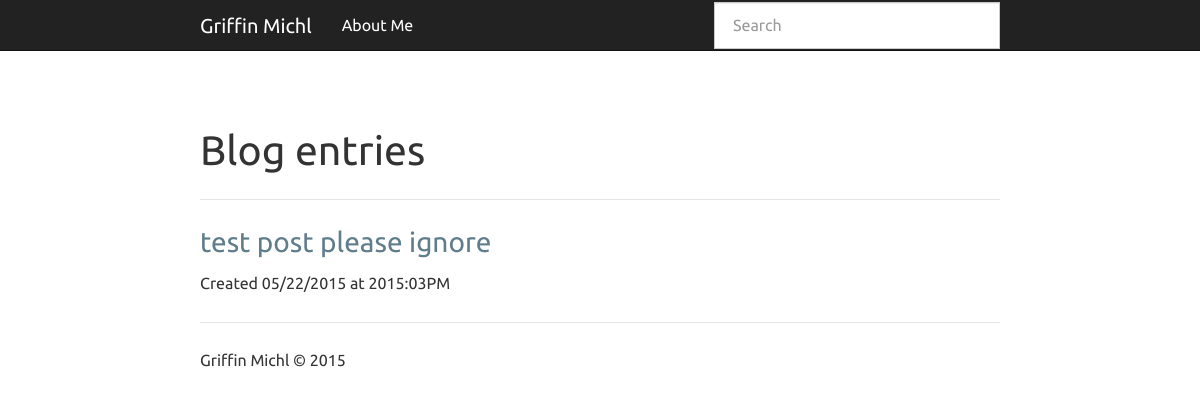
Before: / with the older database file.
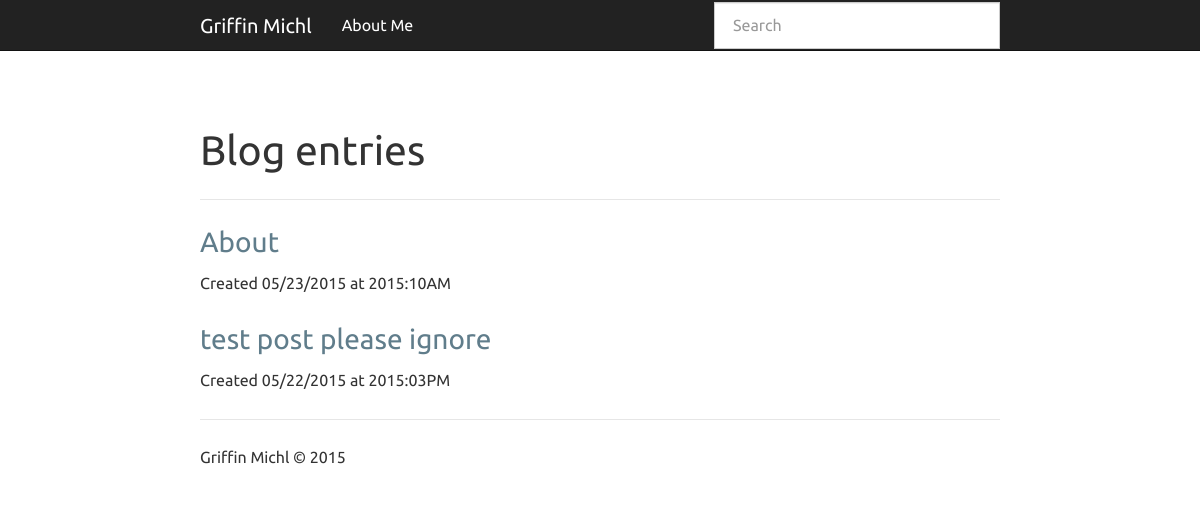
After: the same page with the newer database file.
### app.py (models this page shows, shortened)
class Entry(flask_db.Model):
    title = CharField()
    slug = CharField(unique=True)
    content = TextField()
    published = BooleanField(index=True)
    timestamp = DateTimeField(default=datetime.datetime.now, index=True)
    @classmethod
    def public(cls):
        return Entry.select().where(Entry.published == True)

### app.py (the view)
@app.route('/')
def index():
    search_query = request.args.get('q')
    if search_query:
        query = Entry.search(search_query)
    else:
        query = Entry.public().order_by(Entry.timestamp.desc())
    return object_list('index.html', query, search=search_query)

### templates/index.html (shortened to what this page needs)
{% extends "base.html" %}
{% block content_title %}{% if search %}Search "{{ search }}"{% else %}Blog entries{% endif %}{% endblock %}
{% block content %}
  {% for entry in object_list %}
    {% if search %}
      {% set entry = entry.entry %}
    {% endif %}
    <h3>
      <a href="{% if entry.published %}{{ url_for('detail', slug=entry.slug) }}{% else %}{{ url_for('edit', slug=entry.slug) }}{% endif %}">
        {{ entry.title }}
      </a>
    </h3>
    <p>Created {{ entry.timestamp.strftime('%m/%d/%Y at %G:%I%p') }}</p>
  {% endfor %}
{% endblock %}

### templates/base.html (shortened to what this page needs)
<!doctype html>
<html>
  <head>
    <link rel=stylesheet type=text/css href="{{ url_for('static', filename='css/blog.min.css') }}" />
    <link rel=stylesheet type=text/css href="{{ url_for('static', filename='css/hilite.css') }}" />
  </head>
  <body>
    <div class="navbar navbar-default navbar-static-top" role="navigation">
      <div class="container">
        <div class="navbar-header">
          <a class="navbar-brand" href="{{ url_for('index') }}">Griffin Michl</a>
        </div>
        <div class="navbar-collapse collapse">
          <ul class="nav navbar-nav">
							<li><a href="{{ url_for('detail', slug="about") }}">About Me</a></li>
          </ul>
          {% block search_bar %}
            <form action="{{ url_for('index') }}" class="navbar-form navbar-right" id="search-form" method="get" role="search">
              <div class="form-group">
                <input class="form-control" name="q" placeholder="Search" type="text" value="{% if search %}{{ search }}{% endif %}">
              </div>
            </form>
          {% endblock %}
        </div>
      </div>
    </div>
    <div class="container">
      {% block page_header %}
        <div class="page-header">
          <h1>{% block content_title %}{% endblock %}</h1>
        </div>
      {% endblock %}
      {% block content %}{% endblock %}
      <footer>
        <hr />
        <p>Griffin Michl &copy; 2015</p>
      </footer>
    </div>
  </body>
</html>

Changed rows visible on the page:
added Entry: title "About", timestamp "05/23/2015 at 2015:10AM"
